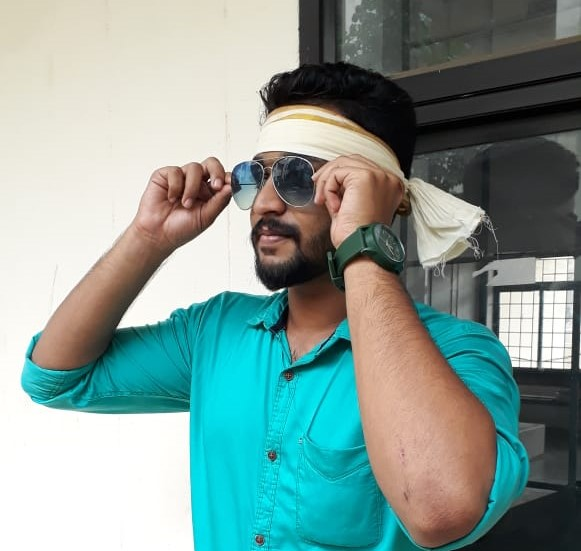
#> input picture cartoon/test.jpg, 581 x 551 px
$ python cartoon3.py
#> lines starting #> are read from the running program, lines starting #| are printed output that depends on the picture
import cv2
import numpy as np
img = cv2.imread("test.jpg")
#> img is the input picture: shape (551, 581, 3); mean B, G, R 150.5, 156, 130.9

#Reshaping teh image to be fed into the kmeans data
Z = img.reshape((-1,3))
#Converting it to float data type
Z = np.float32(Z)

# define criteria, number of clusters(K) and apply kmeans()
criteria = (cv2.TERM_CRITERIA_EPS + cv2.TERM_CRITERIA_MAX_ITER, 5, .2)
#Number of clusters to be defined
K = 17
ret,label,center=cv2.kmeans(Z,K,None,criteria,2,cv2.KMEANS_RANDOM_CENTERS)
#> ret = 195992122.2; center = 17 rows, first 8: [54.16, 54.73, 51.83], [76.42, 76.76, 30.69], [88.95, 96.13, 59.23], [243.6, 243.1, 187.7], [140.9, 161.3, 197.8], [165.6, 157.5, 7.99], [99.32, 103.8, 98.84], [29.61, 29.73, 27.97]

	# Now convert back into uint8, and make original image
center = np.uint8(center)
#> center = 17 rows, first 8: [54, 54, 51], [76, 76, 30], [88, 96, 59], [243, 243, 187], [140, 161, 197], [165, 157, 7], [99, 103, 98], [29, 29, 27]
res = center[label.flatten()]
res2 = res.reshape((img.shape))
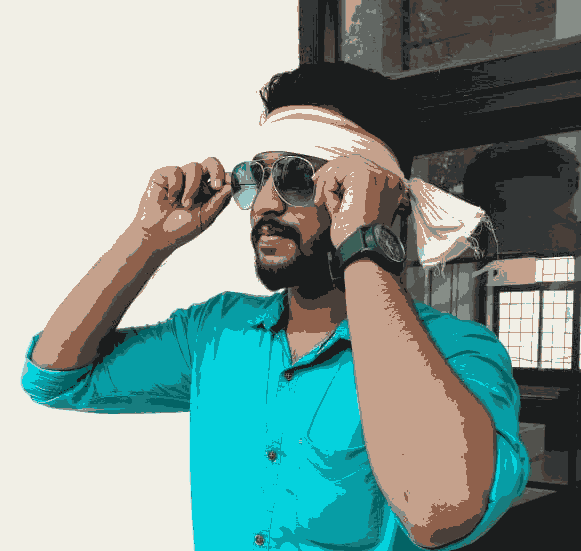
#> res2: shape (551, 581, 3); mean B, G, R 150.1, 155.6, 130.5
#increasing the intensity for brighter image
res2 = res2+15
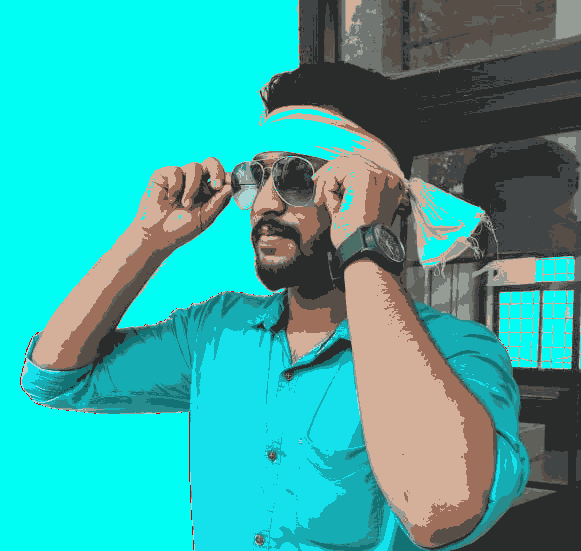
#> res2: shape (551, 581, 3); mean B, G, R 164.9, 170.4, 57.2

cv2.imwrite("out3.png", res2)
